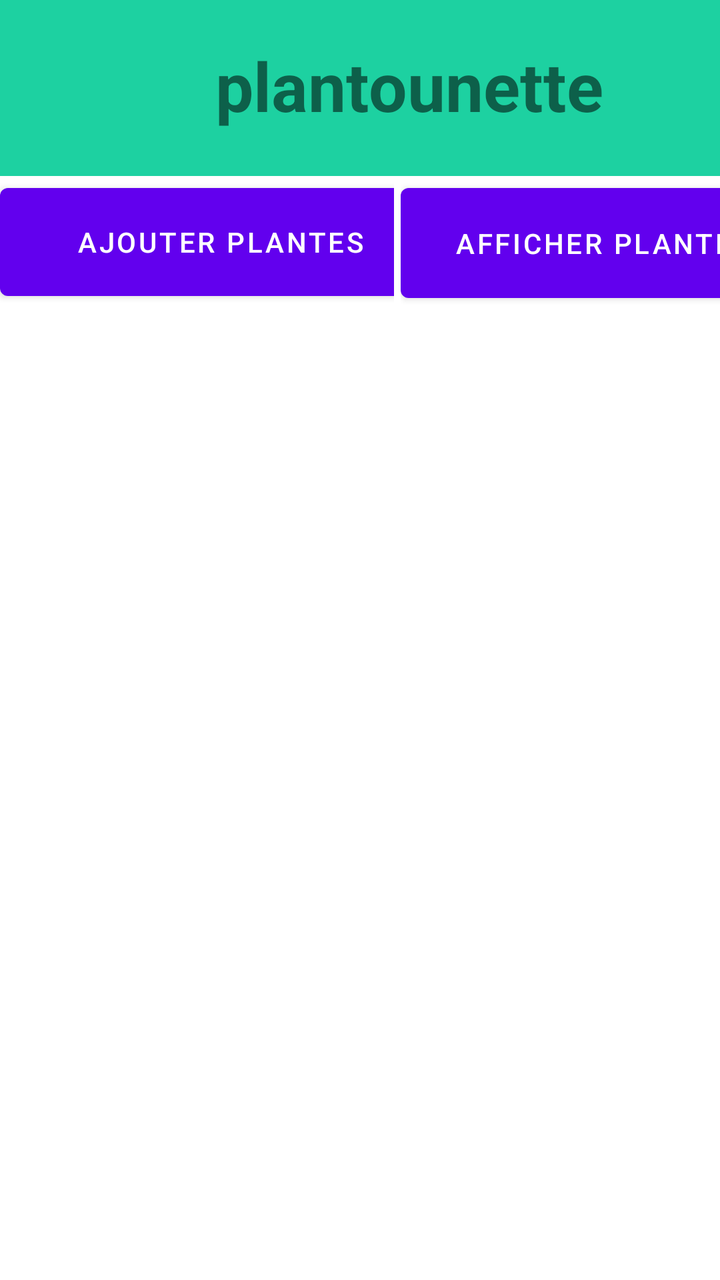
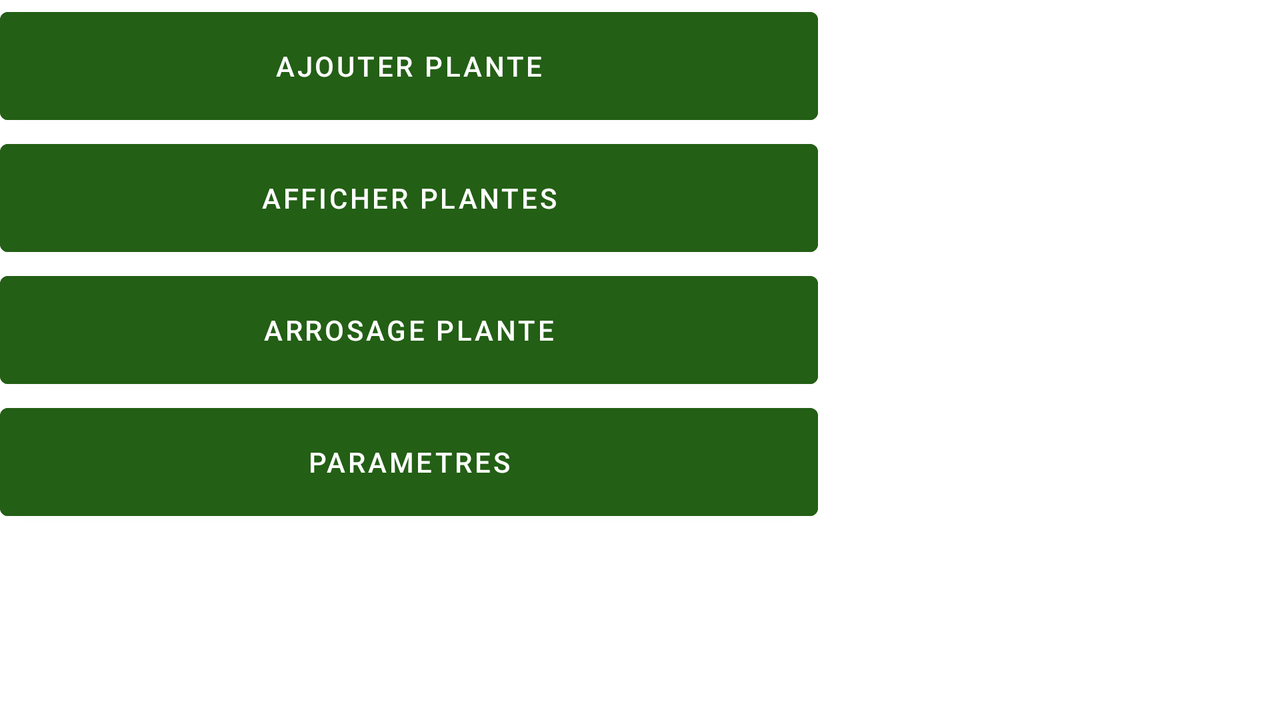

One screen, two layout resources from the same app: the default and the repository's alternative for another configuration. Each is rendered where Android would select it; the XML of both is given below.
<!-- AndroidManifest.xml: application theme Theme.ProjetMobile2021 -->
<!-- res/layout/activity_main.xml -->
<?xml version="1.0" encoding="utf-8"?>
<androidx.constraintlayout.widget.ConstraintLayout xmlns:android="http://schemas.android.com/apk/res/android"
    xmlns:app="http://schemas.android.com/apk/res-auto"
    xmlns:tools="http://schemas.android.com/tools"
    android:layout_width="match_parent"
    android:layout_height="match_parent"
    tools:context=".MainActivity">

    <LinearLayout
        android:layout_width="409dp"
        android:layout_height="match_parent"
        android:orientation="vertical"
        android:weightSum="2"
        tools:layout_editor_absoluteX="1dp"
        tools:layout_editor_absoluteY="20dp">

        <TableRow
            android:layout_width="match_parent"
            android:layout_height="20dp"
            android:background="#1dd1a1">

        </TableRow>

        <TableRow
            android:layout_width="match_parent"
            android:layout_height="wrap_content">

            <TextView
                android:id="@+id/textView4"
                android:layout_width="match_parent"
                android:layout_height="68dp"
                android:background="#1dd1a1"
                android:text="plantounette"
                android:textAlignment="center"
                android:textSize="34sp"
                android:textStyle="bold" />

        </TableRow>

        <TableRow
            android:layout_width="match_parent"
            android:layout_height="match_parent">

            <Space
                android:layout_width="wrap_content"
                android:layout_height="30px"
                android:layout_weight="30" />

            <LinearLayout
                android:layout_width="197dp"
                android:layout_height="match_parent"
                android:orientation="horizontal">

                <Button
                    android:id="@+id/ajoutPays"
                    android:layout_width="221dp"
                    android:layout_height="66dp"
                    android:onClick="pageAjoutPlante"
                    android:text="Ajouter plantes" />
            </LinearLayout>

            <Space
                android:layout_width="10px"
                android:layout_height="10px" />

            <LinearLayout
                android:layout_width="match_parent"
                android:layout_height="match_parent"
                android:orientation="horizontal">

                <Button
                    android:id="@+id/affichagePays"
                    android:layout_width="202dp"
                    android:layout_height="67dp"
                    android:onClick="afficherPäys"
                    android:text="Afficher plantes" />
            </LinearLayout>
        </TableRow>
    </LinearLayout>

</androidx.constraintlayout.widget.ConstraintLayout>
<!-- resources referenced by this layout -->
<resources>
  <style name="Theme.ProjetMobile2021" parent="Theme.MaterialComponents.DayNight.DarkActionBar">
          
          <item name="colorPrimary">@color/purple_500</item>
          <item name="colorPrimaryVariant">@color/purple_700</item>
          <item name="colorOnPrimary">@color/white</item>
          
          <item name="colorSecondary">@color/teal_200</item>
          <item name="colorSecondaryVariant">@color/teal_700</item>
          <item name="colorOnSecondary">@color/black</item>
          
          <item name="android:statusBarColor" tools:targetApi="l">?attr/colorPrimaryVariant</item>
          
      </style>
  <color name="purple_500">#FF6200EE</color>
  <color name="purple_700">#FF3700B3</color>
  <color name="white">#FFFFFFFF</color>
  <color name="teal_200">#FF03DAC5</color>
  <color name="teal_700">#FF018786</color>
  <color name="black">#FF000000</color>
</resources>
<!-- res/layout-land/activity_main.xml (the repository's variant of the layout above) -->
<!-- drawn on the phone turned sideways -->
<?xml version="1.0" encoding="utf-8"?>
<androidx.constraintlayout.widget.ConstraintLayout xmlns:android="http://schemas.android.com/apk/res/android"
    xmlns:app="http://schemas.android.com/apk/res-auto"
    xmlns:tools="http://schemas.android.com/tools"
    android:layout_width="match_parent"
    android:layout_height="match_parent"
    tools:context=".MainActivity">


    <LinearLayout
        android:layout_width="409dp"
        android:layout_height="710dp"
        android:gravity="center_horizontal"
        android:orientation="vertical"
        tools:layout_editor_absoluteX="161dp"
        tools:layout_editor_absoluteY="16dp">

        <Button
            android:id="@+id/ajoutPlante"
            android:layout_width="match_parent"
            android:layout_height="66dp"
            android:backgroundTint="@color/darkgreen"
            android:onClick="pageAjoutPlante"
            android:text="Ajouter Plante" />

        <Button
            android:id="@+id/affichagePlante"
            android:layout_width="match_parent"
            android:layout_height="66dp"
            android:backgroundTint="@color/darkgreen"
            android:onClick="afficherPlantes"
            android:text="Afficher Plantes" />

        <Button
            android:id="@+id/affichageArrosage"
            android:layout_width="match_parent"
            android:layout_height="66dp"
            android:backgroundTint="@color/darkgreen"
            android:onClick="pageArrosagePlante"
            android:text="Arrosage Plante" />

        <Button
            android:id="@+id/parametres"
            android:layout_width="match_parent"
            android:layout_height="66dp"
            android:backgroundTint="@color/darkgreen"
            android:onClick="pageParametres"
            android:text="Parametres" />
    </LinearLayout>

</androidx.constraintlayout.widget.ConstraintLayout>
<!-- resources referenced by the variant -->
<!-- as the phone turned sideways resolves them -->
<resources>
  <color name="darkgreen">#235F15</color>
  <style name="Theme.ProjetMobile2021" parent="Theme.MaterialComponents.DayNight.DarkActionBar">
          
          <item name="colorPrimary">@color/purple_500</item>
          <item name="colorPrimaryVariant">@color/purple_700</item>
          <item name="colorOnPrimary">@color/white</item>
          
          <item name="colorSecondary">@color/teal_200</item>
          <item name="colorSecondaryVariant">@color/teal_700</item>
          <item name="colorOnSecondary">@color/black</item>
          
          <item name="android:statusBarColor" tools:targetApi="l">?attr/colorPrimaryVariant</item>
          
      </style>
  <color name="purple_500">#FF6200EE</color>
  <color name="purple_700">#FF3700B3</color>
  <color name="white">#FFFFFFFF</color>
  <color name="teal_200">#FF03DAC5</color>
  <color name="teal_700">#FF018786</color>
  <color name="black">#FF000000</color>
</resources>
